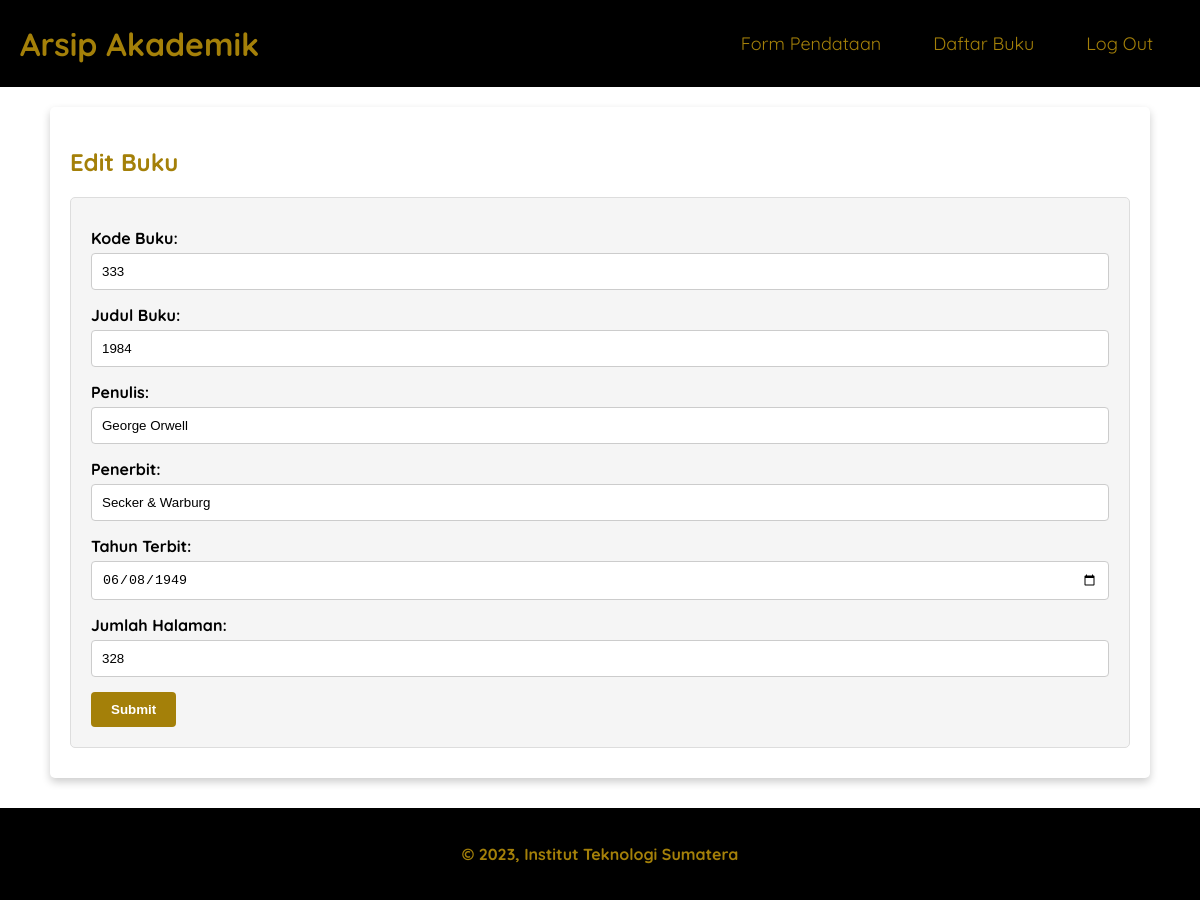
Screenshot of /editbuku.php?kode_buku=333 with the database file from the repository.
### tables this page shows
CREATE TABLE `buku` (
  `kode_buku` int(10) NOT NULL,
  `judul_buku` varchar(100) DEFAULT NULL,
  `penulis` varchar(100) DEFAULT NULL,
  `penerbit` varchar(100) DEFAULT NULL,
  `tahun_terbit` date DEFAULT NULL,
  `jumlah_halaman` int(10) DEFAULT NULL
);

### editbuku.php (the view, shortened to what this page needs)
<?php
include "koneksi.php";
if(isset($_GET['kode_buku'])) {
    $kode_buku = $_GET['kode_buku'];
    $query = "SELECT * FROM buku WHERE kode_buku = '$kode_buku'";
    $result = mysqli_query($koneksi, $query);
    if ($result) {
        $row = mysqli_fetch_assoc($result);
        ?>
        <!DOCTYPE html>
        <html lang="en">
        <head>
            <link rel="stylesheet" href="style/style.css">
        </head>
        <body>
            <header class="header-logo">
                <h1>Arsip Akademik</h1>
                <nav>
                    <ul class="nav-list">
                        <li><a href="form.php">Form Pendataan</a></li>
                        <li><a href="index.php">Daftar Buku</a></li>
                        <li><a href="logout.php">Log Out</a></li>
                    </ul>
                </nav>
            </header>
            <main>
                <div id="content">
                    <article class="card">
                        <h1>Edit Buku</h1>
                        <div class="form">
                            <form id="editBookForm" action="edit.php" method="post" onsubmit="return validateForm()">
                                <label for="kode_buku">Kode Buku:</label>
                                <input type="number" id="kode_buku" name="kode_buku" value="<?php echo $row['kode_buku']; ?>" readonly><br>
                                <label for="judul_buku">Judul Buku:</label>
                                <input type="text" id="judul_buku" name="judul_buku" value="<?php echo $row['judul_buku']; ?>"><br>
                                <label for="penulis">Penulis:</label>
                                <input type="text" id="penulis" name="penulis" value="<?php echo $row['penulis']; ?>"><br>
                                <label for="penerbit">Penerbit:</label>
                                <input type="text" id="penerbit" name="penerbit" value="<?php echo $row['penerbit']; ?>"><br>
                                <label for="tahun_terbit">Tahun Terbit:</label>
                                <input type="date" id="tahun_terbit" name="tahun_terbit" value="<?php echo $row['tahun_terbit']; ?>"><br>
                                <label for="jumlah_halaman">Jumlah Halaman:</label>
                                <input type="number" id="jumlah_halaman" name="jumlah_halaman" value="<?php echo $row['jumlah_halaman']; ?>"><br>
                                <button type="submit">Submit</button>
                            </form>
                        </div>
                    </article>
                </div>
            </main>
            <footer>
                <p>&#169; 2023, Institut Teknologi Sumatera</p>
            </footer>
        </body>
        </html>
        <?php
    } else {
        echo "Error: " . $query . "<br>" . mysqli_error($koneksi);
    }
} else {
    echo "Kode buku tidak valid.";
}
?>

### style/style.css (style rules this page uses)
* { box-sizing: border-box; }
header { display: inline; }
.header-logo { display: flex; align-items: center; justify-content: space-between; background-color: rgb(0, 0, 0); position: sticky; top: 0; }
.header-logo h1 { margin: 0; color: rgb(164, 128, 9); padding-left: 20px; }
nav a { font-size: 18px; font-weight: 400; text-decoration: none; padding-left: 5px; color: rgb(164, 128, 9); }
nav ul { padding-inline: 4rem; display: flex; gap: 2rem; }
.nav-list { list-style: none; margin: 12px; padding: 20px; display: flex; }
.nav-list li { padding-right: 15px; }
body { font-family: 'Quicksand', sans-serif; margin: 0; padding: 0; }
h1 { color: rgb(164, 128, 9); }
main { padding: 20px; display: flex; gap: 1.5rem; }
.card { box-shadow: 0 4px 8px rgba(0, 0, 0, 0.2); border-radius: 5px; padding: 20px; margin: 0px 30px 10px 30px; }
#content { flex: 5; display: flex; flex-flow: column nowrap; gap: 1rem 2rem; }
footer { padding: 20px; color: rgb(164, 128, 9); background-color: rgb(0, 0, 0); text-align: center; font-weight: bold; }
.form { background-color: #f5f5f5; border: 1px solid #ddd; padding: 20px; border-radius: 5px; margin: 10px 0; }
.form label { font-weight: bold; display: block; margin-top: 10px; }
.form input[type="text"], .form input[type="number"], .form input[type="date"] { width: 100%; padding: 10px; margin: 5px 0; border: 1px solid #ccc; border-radius: 4px; }
.form button { background-color: rgb(164, 128, 9); color: white; padding: 10px 20px; border: none; border-radius: 4px; font-weight: bold; cursor: pointer; margin-top: 10px; }
@media screen and (max-width: 1200px) { main { flex-flow: column nowrap; } }

### rows the page displays
buku: kode_buku "333", judul_buku "1984", penulis "George Orwell", penerbit "Secker & Warburg", tahun_terbit "06/08/1949", jumlah_halaman "328"
